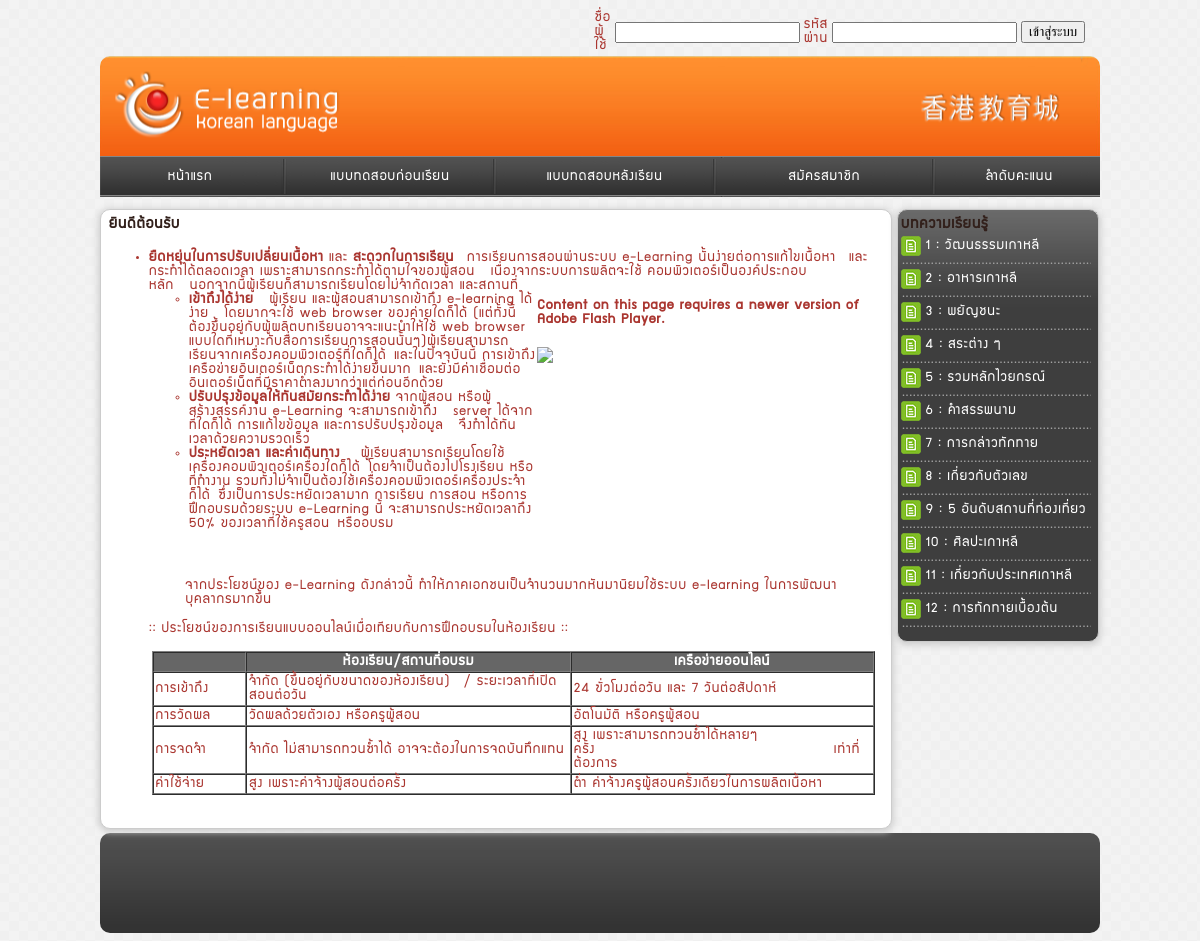
The page / on the database its author committed.
### tables this page shows
CREATE TABLE IF NOT EXISTS `article` (
  `ArticleID` int(11) NOT NULL AUTO_INCREMENT,
  `Article` varchar(500) NOT NULL,
  `Description` text NOT NULL,
  `CreateDate` date NOT NULL,
  `UpdateDate` date NOT NULL,
  `Signature` varchar(100) NOT NULL,
  PRIMARY KEY (`ArticleID`)
);

### admin/module/inc/php/function.inc.php (called while the page is built, shortened)
<?
	function select($table,$condition){
		$query=mysql_query("SELECT * FROM $table WHERE $condition") or die (mysql_error());
		return $query;
	}
?>

### menu.php (the view)
<table class="table-full">
  <tr>
    <td colspan="2"><div class="title green">บทความเรียนรู้</div></td>
  </tr>
<?
	$i=0;
	$select=select("article","1=1 ORDER BY CreateDate DESC");
	while($menu=mysql_fetch_array($select)){
		$i++;
?>
  <tr>
    <td><img src="admin/images/icon/tools/Document2.png" width="20" height="20" /></td>
    <td><a href="article.php?no=<?=$i;?>&ArticleID=<?=$menu['ArticleID'];?>"><? echo $i." : ".$menu['Article']; ?></a></td>
  </tr>
  <tr>
    <td colspan="2"><div class="line"></div></td>
  </tr>
<? } ?>
</table>

### index.php (shortened to what this page needs)
<?
	include ("admin/module/inc/php/function.inc.php");
?>
<!DOCTYPE html PUBLIC "-//W3C//DTD XHTML 1.0 Transitional//EN" "http://www.w3.org/TR/xhtml1/DTD/xhtml1-transitional.dtd">
<html xmlns="http://www.w3.org/1999/xhtml">
<head>
<link href="admin/css/korea.css" rel="stylesheet" type="text/css" />
</head>
<body>
<div id="warp">
	<div id="login"><? include("/login.php"); ?></div>
	<div id="header"></div>
    <div id="header-menu"><? include("/top_menu.php"); ?></div>
    <div id="container">
    	<div id="container-left">
		<table class="table-full margin">
          <tr>
            <td><div class="green">ยินดีต้อนรับ</div></td>
          </tr>
          <tr>
          	<td>
<ul>
<li><strong>ยืดหยุ่นในการปรับเปลี่ยนเนื้อหา</strong> และ<strong> สะดวกในการเรียน</strong>&nbsp; การเรียนการสอนผ่านระบบ e-Learning นั้นง่ายต่อการแก้ไขเนื้อหา&nbsp; และกระทำได้ตลอดเวลา เพราะสามารถกระทำได้ตามใจของผู้้สอน&nbsp;&nbsp;เนื่องจากระบบการผลิตจะใช้ คอมพิวเตอร์เป็นองค์ประกอบหลัก&nbsp;&nbsp;นอกจากนี้ผู้เรียนก็สามารถเรียนโดยไม่จำกัดเวลา และสถานที่
  <object classid="clsid:D27CDB6E-AE6D-11cf-96B8-444553540000" width="340" height="300" align="right" id="FLVPlayer">
    <object type="application/x-shockwave-flash" data="FLVPlayer_Progressive.swf" width="340" height="300">
      <div>
        <h4>Content on this page requires a newer version of Adobe Flash Player.</h4>
        <p><a href="http://www.adobe.com/go/getflashplayer"><img src="http://www.adobe.com/images/shared/download_buttons/get_flash_player.gif" alt="Get Adobe Flash player" /></a></p>
      </div>
    </object>
  </object>
<ul>
  <li><strong><span class="text4">เข้าถึงได้ง่าย</span></strong><span class="text4">&nbsp;&nbsp;ผู้เรียน และผู้สอนสามารถเข้าถึง e-learning ได้ง่าย&nbsp;&nbsp;โดยมากจะใช้ web browser ของค่ายใดก็ได้ (แต่ทั้งนี้ต้องขึ้นอยู่กับผู้ผลิตบทเรียนอาจจะแนะนำให้ใช้ web browser แบบใดที่เหมาะกับสื่อการเรียนการสอนนั้นๆ)ผู้เรียนสามารถเรียนจากเครื่องคอมพิวเตอร์ที่ใดก็ได้&nbsp;และในปัจจุบันนี้ การเข้าถึงเครือข่ายอินเตอร์เน็ตกระทำได้ง่ายขึ้นมาก&nbsp;และยังมีค่าเชื่อมต่ออินเตอร์เน็ตที่มีราคาต่ำลงมากว่าแต่ก่อนอีกด้วย</span></li>
  <li><span class="text4"><strong>ปรับปรุงข้อมูลให้ทันสมัยกระทำได้ง่าย</strong> จากผู้สอน หรือผู้สร้างสรรค์งาน e-Learning จะสามารถเข้าถึง&nbsp;&nbsp;server ได้จากที่ใดก็ได้ การแก้ไขข้อมูล และการปรับปรุงข้อมูล&nbsp;&nbsp;จึงทำได้ทันเวลาด้วยความรวดเร็ว</span></li>
  <li><span class="text4"><strong>ประหยัดเวลา และค่าเดินทาง</strong>&nbsp;&nbsp; ผู้เรียนสามารถเรียนโดยใช้เครื่องคอมพิวเตอร์เครื่องใดก็ได้&nbsp;โดยจำเป็นต้องไปโรงเรียน หรือที่ทำงาน รวมทั้งไม่จำเป็นต้องใช้เครื่องคอมพิวเตอร์เครื่องประจำก็ได้&nbsp;ซึ่งเป็นการประหยัดเวลามาก การเรียน การสอน หรือการฝึกอบรมด้วยระบบ e-Learning นี้ จะสามารถประหยัดเวลาถึง 50% ของเวลาที่ใช้ครูสอน&nbsp;หรืออบรม</span></li>
</ul>
<table class="text4" style="width: 90%;" border="0" cellspacing="0" cellpadding="0" align="center">
<tbody>
<tr>
<td>จากประโยชน์ของ e-Learning ดังกล่าวนี้ ทำให้ภาคเอกชนเป็นจำนวนมากหันมานิยมใช้ระบบ e-learning ในการพัฒนาบุคลากรมากขึ้น</td>
</tr>
</tbody>
</table>
<p class="text8">:: ประโยชน์ของการเรียนแบบออนไลน์เมื่อเทียบกับการฝึกอบรมในห้องเรียน ::</p>
<table class="text4" style="width: 99.31%; height: 117px;" border="1" cellspacing="0" cellpadding="2" align="center">
<tbody>
<tr bgcolor="#666666">
<td width="13%">&nbsp;</td>
<td width="45%">
<div class="text" align="center"><strong><font color="#FFFFFF">ห้องเรียน/สถานที่อบรม</font></strong></div>
</td>
<td width="42%">
<div class="text" align="center"><strong><font color="#FFFFFF">เครือข่ายออนไลน์</font></strong></div>
</td>
</tr>
<tr>
<td width="13%">การเข้าถึง</td>
<td width="45%">จำกัด (ขึ้นอยู่กับขนาดของห้องเรียน)&nbsp; / ระยะเวลาที่เปิดสอนต่อวัน</td>
<td width="42%">24 ฃั่วโมงต่อวัน และ 7 วันต่อสัปดาห์</td>
</tr>
<tr>
<td width="13%">การวัดผล</td>
<td width="45%">วัดผลด้วยตัวเอง หรือครูผู้สอน</td>
<td width="42%">อัตโนมัติ หรือครูผู้สอน</td>
</tr>
<tr>
<td width="13%">การจดจำ</td>
<td width="45%">จำกัด ไม่สามารถทวนซ้ำได้ อาจจะต้องในการจดบันทึกแทน</td>
<td width="42%">สูง เพราะสามารถทวนซ้ำได้หลายๆ ครั้ง&nbsp;&nbsp;&nbsp;&nbsp;&nbsp;&nbsp;&nbsp;&nbsp;&nbsp;&nbsp;&nbsp;&nbsp;&nbsp;&nbsp;&nbsp;&nbsp;&nbsp;&nbsp;&nbsp;&nbsp;&nbsp;&nbsp;&nbsp;&nbsp;&nbsp;&nbsp;&nbsp;&nbsp;&nbsp;&nbsp; เท่าที่ต้องการ</td>
</tr>
<tr>
<td width="13%">ค่าใช้จ่าย</td>
<td width="45%">สูง เพราะค่าจ้างผู้สอนต่อครั้ง</td>
<td width="42%">ต่ำ ค่าจ้างครูผู้สอนครั้งเดียวในการผลิตเนื้อหา</td>
</tr>
</tbody>
</table>
</li>
</ul>
            </td>
          </tr>
        </table>
    	</div>
        <div id="container-right">
 		<? include ("menu.php"); ?>
        </div>
    </div>
    <div id="footer"></div>
</div>
</body>
</html>

### login.php (shortened to what this page needs)
<!DOCTYPE html PUBLIC "-//W3C//DTD XHTML 1.0 Transitional//EN" "http://www.w3.org/TR/xhtml1/DTD/xhtml1-transitional.dtd">
<html xmlns="http://www.w3.org/1999/xhtml">
<head>
<link href="admin/css/korea.css" rel="stylesheet" type="text/css" />
</head>
<body>
<?
	if($_SESSION['Username'] == ''){
?>
<form action="?Act=Login" method="post">
<table class="float-right">
  <tr>
    <td width="17%">ชื่อผู้ใช้</td>
    <td width="25%"><input type="text" id="txtLogUsername" name="txtLogUsername" value="" /></td>
    <td width="19%">รหัสผ่าน</td>
    <td width="30%"><input type="password" id="txtLogPassword" name="pwLogPassword" value="" /></td>
    <td width="9%"><input type="submit" value="เข้าสู่ระบบ" /></td>
    <td width="9%">&nbsp;</td>
  </tr>
</table>
</form>
<? } ?>
</body>
</html>

### top_menu.php (shortened to what this page needs)
<!DOCTYPE html PUBLIC "-//W3C//DTD XHTML 1.0 Transitional//EN" "http://www.w3.org/TR/xhtml1/DTD/xhtml1-transitional.dtd">
<html xmlns="http://www.w3.org/1999/xhtml">
<head>
<link href="admin/css/korea.css" rel="stylesheet" type="text/css" />
</head>
<body>
<table style="width:100%;" background="admin/images/header/bar.png">
  <tr>
    <td width="18%"><div class="center"><a href="index.php">หน้าแรก</a></div></td>
    <td width="1%"><img src="admin/images/header/par.png" /></td>
    <td width="20%"><div class="center"><a href="frist_test.php">แบบทดสอบก่อนเรียน</a></div></td>
    <td width="1%"><img src="admin/images/header/par.png" /></td>
    <td width="21%"><div class="center"><a href="end_test.php">แบบทดสอบหลังเรียน</a></div></td>
    <td width="1%"><img src="admin/images/header/par.png" /></td>
    <td width="21%"><div class="center"><a href="insert_member.php">สมัครสมาชิก</a></div></td>
    <td width="1%"><img src="admin/images/header/par.png" /></td>
    <td width="16%"><div class="center"><a href="ranking.php">ลำดับคะแนน</a></div></td>
  </tr>
</table>
</body>
</html>

### admin/css/korea.css (style rules this page uses)
body,td,th { font-family: supermarket; }
a:link { color: #FFF; text-decoration: none; }
body { background: url(../images/bg/bg.png) repeat; font-family:'supermarket'; color:#aa3630; font-size:15px; letter-spacing:1px; }
#warp { width:1000px; margin:0px auto; }
#login { float:right; width:50%; height:auto; }
#header { width:1000px; height:110px; background:url(../images/header/header.png) no-repeat center; border-radius-:10px; -moz-border-radius:10px; -ms-border-radius:10px; -o-border-radius:10px; -webkit-border-radius:10px; border-width: 1px; }
#header-menu { width:100%; height:48px; margin:-10px 0px 0px 0px; }
#container { width:100%; height:auto; }
#footer { background:url(../images/footer/footer.png) repeat-y ; width:100%; height:100 px; }
#container-left { width:79%; height:auto; padding:0px 0px 10px 0px; margin: 5px 5px 0px 0px; display:block; float:left; background-color:#FFF; border-radius:10px; -moz-border-radius:10px; -ms-border-radius:10px; -o-border-radius:10px; -webkit-border-radius:10px; border-style: solid; border-color: #CCC; border-width: 1px; box-shadow: #CCC 0em 0.1em 0.5em 0.1em; overflow:hidden; }
#container-right { width:20%; height:auto; padding:5px 0px 10px 0px; margin:5px 0px 0px 0px; display:block; float:left; background: url(../images/menu/content-menu.png) repeat-x #3e3e3e; border-radius:10px; -moz-border-radius:10px; -ms-border-radius:10px; -o-border-radius:10px; -webkit-border-radius:10px; border-style: solid; border-color: #CCC; border-width: 1px; box-shadow: #CCC 0em 0.1em 0.5em 0.1em; overflow:hidden; }
#footer { width:1000px; height:100px; background:url(../images/footer/footer.png) no-repeat center; border-radius:10px; -moz-border-radius:10px; -ms-border-radius:10px; -o-border-radius:10px; -webkit-border-radius:10px; margin: 4px 0px 0px 0px; }
.table-full { width:98%; height:auto; border-width:0px; }
.line { background:url(../images/line/line.png) repeat-x; width:100%; height:5px; }
.green { color:#32201b; font-size:16px; font-weight:bold; }
.float-right { float:right; }
.margin { margin: 5px 5px; }
.center { text-align:center; }

### rows shown on the page
article: Article "วัฒนธรรมเกาหลี"
article: Article "อาหารเกาหลี"
article: Article "พยัญชนะ"
article: Article "สระต่าง ๆ"
article: Article "รวมหลักไวยกรณ์"
article: Article "คำสรรพนาม"
article: Article "การกล่าวทักทาย"
article: Article "เกี่ยวกับตัวเลข"
article: Article "5 อันดับสถานที่ท่องเที่ยว"
article: Article "ศิลปะเกาหลี"
article: Article "เกี่ยวกับประเทศเกาหลี"
article: Article "การทักทายเบื้องต้น"
